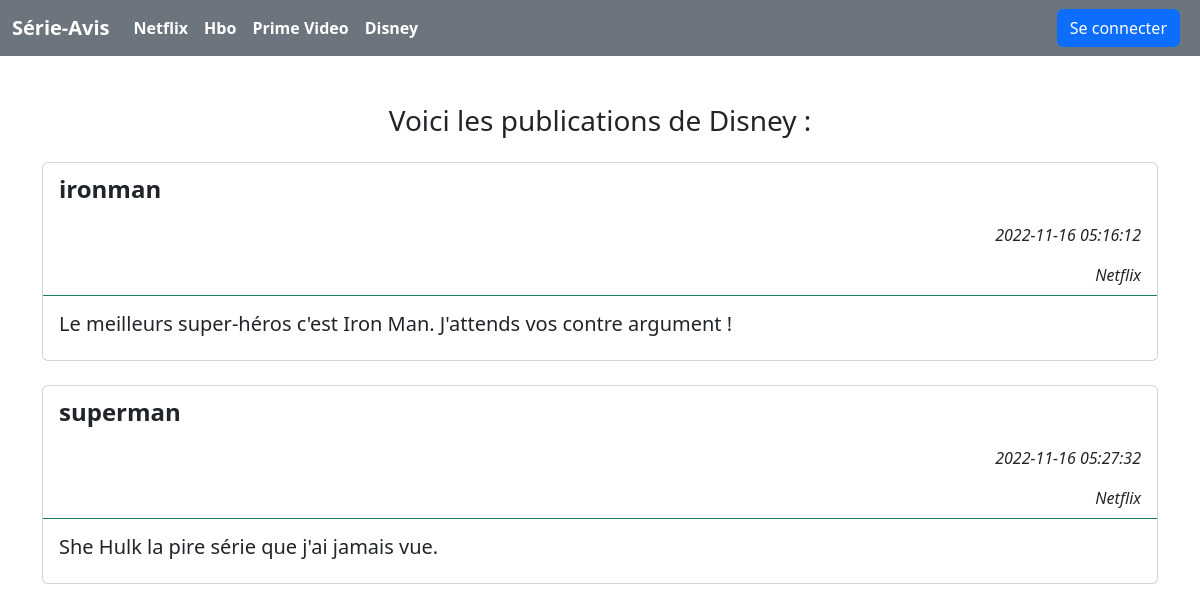
/disney.php, run on the app's committed database.
### tables this page shows
CREATE TABLE `post` (
  `id` int(11) NOT NULL,
  `content` text NOT NULL,
  `publishedAt` datetime NOT NULL,
  `category` varchar(255) NOT NULL,
  `userId` int(11) NOT NULL
);

CREATE TABLE `user` (
  `id` int(11) NOT NULL,
  `username` varchar(255) NOT NULL,
  `firstName` varchar(255) NOT NULL,
  `LastName` varchar(255) NOT NULL,
  `email` varchar(255) NOT NULL,
  `password` varchar(255) NOT NULL
);

### Controller/PostController.php (called while the page is built, shortened)
<?php
class PostController
{
    private PDO $db;
    public function __construct()
    {
        $dbName = "social";
        $port = 3306;
        $userName = "root";
        $password = "root";
    }
    public function setDb(PDO $db)
    {
        $this->db = $db;
        return $this;
    }
    public function getAllDisney():array{
        $articles = [];
        $req = $this->db->query("SELECT * FROM post WHERE category = 'Disney'");
        $req->execute();
        $datas = $req->fetchAll();
        foreach ($datas as $data){
            $articles[] = new Post($data);
        }
        return $articles;
    }
}

### Entity/Post.php (called while the page is built, shortened)
<?php
class Post
{
    private $content;
    private $publishedAt;
    private $userId;
    public function hydrate(array $data)
    {
        foreach ($data as $cle => $valeur) {
            $methode = 'set'.ucfirst($cle);
        }
    }
    public function setId($id){
            return $this;
    }
    public function getContent(){
        return $this->content;
    }
    public function setContent($content){
        $this -> content = $content;
        return $this;
    }
    public function getPublishedAt(){
        return $this->publishedAt;
    }
    public function setPublishedAt($publishedAt){
        $this -> publishedAt = $publishedAt;
        return $this;
    }
    public function getCategory(){
        if  ($this->category = 'Netflix' or $this->category = 'Hbo' or $this->category = 'Prime Video' or $this->category = 'Disney'){
            return $this->category;
        }
    }
    public function getUserId(){
        return $this->userId;
    }
    public function setUserId($userId){
        $this->userId = $userId;
        return $this;
    }
}

### Controller/UserController.php (called while the page is built, shortened)
<?php
class UserController
{
    private PDO $db;
    public function __construct()
    {
        $dbName = "social";
        $port = 3306;
        $userName = "root";
        $password = "root";
    }
    public function setDb(PDO $db)
    {
        $this->db = $db;
        return $this;
    }
    public function read(int $id)
    {
        $req = $this->db->prepare("SELECT * FROM `user` WHERE id = :id");
        $req->bindValue(":id", $id, PDO::PARAM_INT);
        $req->execute();
        $data = $req->fetch();
        $user = new User($data);
        return $user;
    }
}

### Entity/User.php (called while the page is built, shortened)
<?php
class User
{
    private $username;
    public function hydrate(array $data)
    {
        foreach ($data as $key => $value) {
            $method = "set" . ucfirst($key);
        }
    }
    public function setId($id)
    {
        return $this;
    }
    public function setFirstName($firstName)
    {
        return $this;
    }
    public function setLastName($lastName)
    {
        return $this;
    }
    public function getUsername()
    {
        return $this->username;
    }
    public function setUsername($username)
    {
        $this->username = $username;
        return $this;
    }
    public function setEmail($email)
    {
        return $this;
    }
    public function setPassword($password)
    {
        return $this;
    }
}

### disney.php (the view, shortened to what this page needs)
<?php
require "./Vues/layout/header.php";
$posts = $postController->getAllDisney();
if ($_SESSION && $_SESSION["username"]){?>
    <div class="col mb-5"></div>
    <h3 class="text-center">Voici les publications de Disney : </h3>
    <?php foreach ($posts as $post)   {?>
        <div class="col mb-4"></div>
        <div class="col-md-12">
            <div class="card mb-3 ">
                <div class="row g-0 ">
                    <div class="col-md-4 <?= $i === 0 ? "active" : "" ?>"></div>
                    <div class="card-header bg-transparent border-success">
                        <p class="fs-4 fw-bold"><?= $userController->read($post->getUserId())->getUsername() ?></p>
                        <p class="card-text text-end fst-italic"><?= $post->getPublishedAt() ?></p>
                        <p class="card-text text-end fst-italic"><?= $post->getCategory() ?></p>
                    </div>
                    <div class="card-body ">
                        <h5 class="card-title fw-normal"><?= $post->getContent() ?></h5>
                    </div>
                    <div class="card-footer bg-transparent border-success d-grid gap-2">
                        <?php if ($userController->read($post->getUserId())->getUsername() === $_SESSION["username"]) : ?>
                            <a href="./updatePost.php?id=<?= $post->getId() ?>" onclick="return confirm('Est-ce que vous voulez réellement modifier votre publication ?');" class="btn btn-warning"><i class="fa-solid fa-pen-to-square"></i></a>
                            <a href="./deletePost.php?id=<?= $post->getId() ?>" onclick="return confirm('Est-ce que vous voulez réellement supprimer votre publication ?');" class="btn btn-danger"><i class="fa-solid fa-trash"></i></a><?php endif ?>
                    </div>
                </div>
            </div>
        </div>
    <?php } ?>
<?php }else { ?>
    <h3 class="text-center">Voici les publications de Disney : </h3>
    <?php foreach ($posts as $post)  { ?>
        <div class="col-md-12">
            <div class="card mb-3 ">
                <div class="row g-0 ">
                    <div class="card-header bg-transparent border-success">
                        <p class="fs-4 fw-bold"><?= $userController->read($post->getUserId())->getUsername() ?></p>
                        <p class="card-text text-end fst-italic"><?= $post->getPublishedAt() ?></p>
                        <p class="card-text text-end fst-italic"><?= $post->getCategory() ?></p>
                    </div>
                    <div class="card-body ">
                        <h5 class="card-title fw-normal"><?= $post->getContent() ?></h5>
                    </div>
                </div>
            </div>
        </div>
    <?php } }?>
<?php require "./Vues/layout/footer.php"; ?>

### data on the page
post: userId.username "ironman", publishedAt "2022-11-16 05:16:12", Category "Netflix", content "Le meilleurs super-héros c'est Iron Man. J'attends vos contre argument !"
post: userId.username "superman", publishedAt "2022-11-16 05:27:32", Category "Netflix", content "She Hulk la pire série que j'ai jamais vue."
